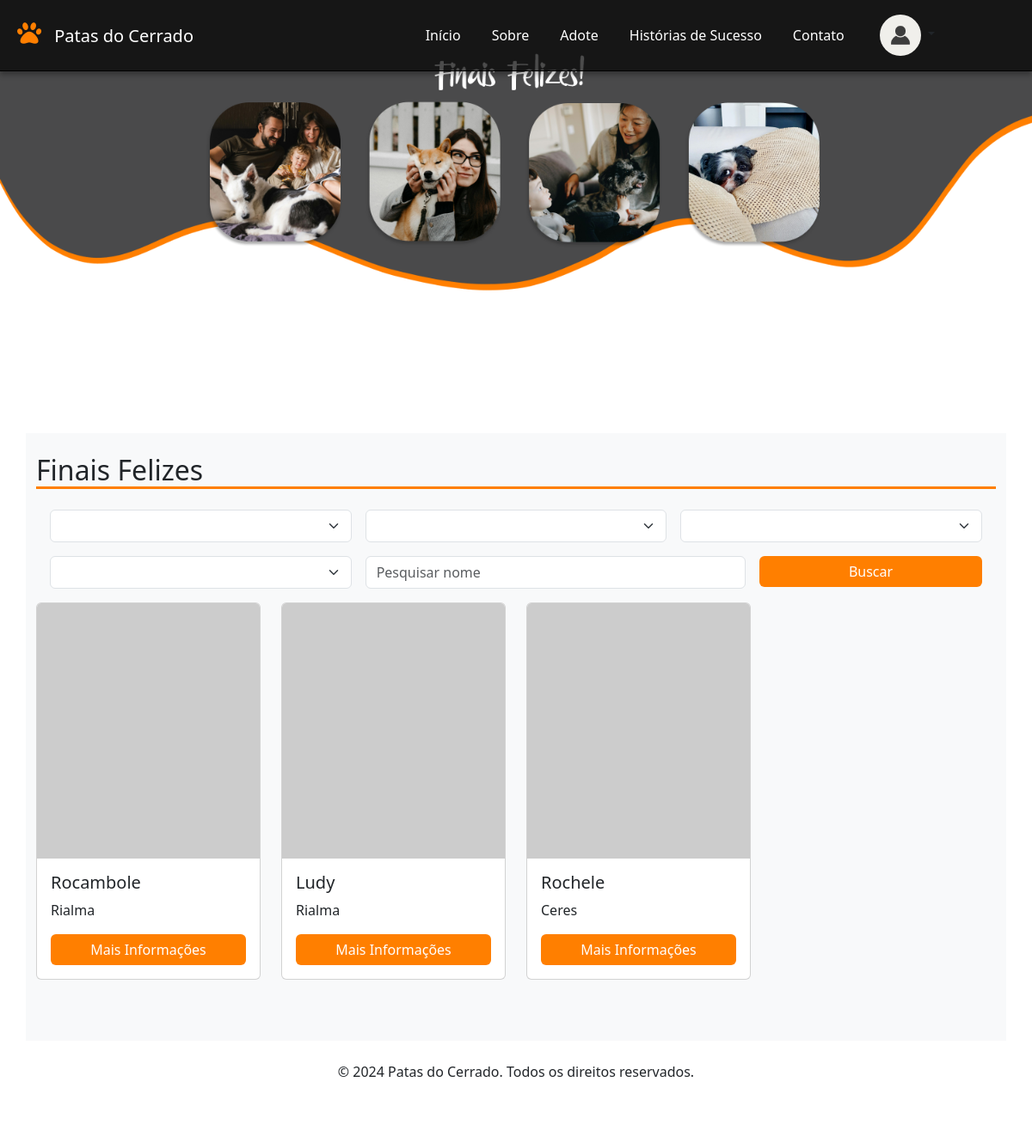
Screenshot of /FinaisFelizes (signed in) with the database file from the repository.
### tables this page shows
CREATE TABLE IF NOT EXISTS `animal` (
    `ID` INT NOT NULL AUTO_INCREMENT,
    `nome` VARCHAR(100) NOT NULL,
    `foto` BLOB NULL,
    `descricao` VARCHAR(200) NULL,
    `usuario_ID` INT NOT NULL,
    `cidade_ID` INT NOT NULL,
    `porte_ID` INT NOT NULL,
    `idade_ID` INT NOT NULL,
    `especie_ID` INT NOT NULL,
    `genero_ID` INT NOT NULL,
    `animalcol` VARCHAR(45) NULL,
    `statusAdocao_ID` INT NOT NULL,
    PRIMARY KEY (`ID`),
    CONSTRAINT `fk_animal_usuario1`
        FOREIGN KEY (`usuario_ID`)
        REFERENCES `usuario` (`ID`)
        ON DELETE NO ACTION
        ON UPDATE NO ACTION,
	CONSTRAINT `fk_animal_cidade`
        FOREIGN KEY (`cidade_ID`)
        REFERENCES `cidade` (`ID`)
        ON DELETE NO ACTION
        ON UPDATE NO ACTION,
    CONSTRAINT `fk_animal_porte1`
        FOREIGN KEY (`porte_ID`)
        REFERENCES `porte` (`ID`)
        ON DELETE NO ACTION
        ON UPDATE NO ACTION,
    CONSTRAINT `fk_animal_idade1`
        FOREIGN KEY (`idade_ID`)
        REFERENCES `idade` (`ID`)
        ON DELETE NO ACTION
        ON UPDATE NO ACTION,
    CONSTRAINT `fk_animal_especie1`
        FOREIGN KEY (`especie_ID`)
        REFERENCES `especie` (`ID`)
        ON DELETE NO ACTION
        ON UPDATE NO ACTION,
    CONSTRAINT `fk_animal_genero1`
        FOREIGN KEY (`genero_ID`)
        REFERENCES `genero` (`ID`)
        ON DELETE NO ACTION
        ON UPDATE NO ACTION,
    CONSTRAINT `fk_animal_statusAdoção1`
        FOREIGN KEY (`statusAdocao_ID`)
        REFERENCES `statusAdocao` (`ID`)
        ON DELETE NO ACTION
        ON UPDATE NO ACTION);

CREATE TABLE IF NOT EXISTS `cidade` (
	`ID` INT NOT NULL AUTO_INCREMENT,
	`nome` VARCHAR(100) NOT NULL,
	PRIMARY KEY (`ID`));

### Controller/FinaisFelizes.php (called while the page is built, shortened)
<?php
    class FinaisFelizes extends Controller{
        public function index(){
            $animais = new Animal();
            $form = new Formulario();
            $data['especies'] = $form->listarTabela('especie');
            $data['generos'] = $form->listarTabela('genero');
            $data['portes'] = $form->listarTabela('porte');
            $data['cidades'] = $form->listarTabela('cidade');
            $join = "cidade ON animal.cidade_ID = cidade.ID";
            $order = "animal.ID DESC";
            $fields = "animal.ID, animal.nome AS 'animalNome', cidade.nome AS 'cidadeNome'";
            $where['animal.statusAdocao_ID'] = "statusAdocao_ID = 2";
            $where = implode(" AND ", $where);
            $data['animais'] = $animais->select($join, $where, $order, null, $fields);
            $this->view('finaisfelizes', $data);
        }
    }

### Core/App.php (called while the page is built, shortened)
<?php
    class App{
        private $method = "index";
        private function separarURL(){
            $URL = $_GET['url'] ?? 'home';
            $URL = explode("/", trim($URL, "/"));
            return $URL;
        }
        public function carregarController(){
            $URL = $this->separarURL();
            $controller = new $this->controller;
            call_user_func_array([$controller, $this->method], $URL);
        }
    }

### index.php (called while the page is built, shortened)
<?php
    $app = new App;
    $app->carregarController();

### Core/Database.php (called while the page is built, shortened)
<?php
    Trait Database{
        private $connection;
        private function connect(){
            try{
                $db = "mysql:hostname=".DB_host.";dbname=".DB_name;
                $this->connection = new PDO($db, DB_user, DB_password);
                $this->connection->setAttribute(PDO::ATTR_ERRMODE,PDO::ERRMODE_EXCEPTION);
              }catch(PDOException $e){
                die('ERROR: '.$e->getMessage());
              }
        }
        public function query($query, $data = []){
                $stm = $this->connection->prepare($query);
                $check = $stm->execute($data);
                if($check){
                    $result = $stm->fetchAll(PDO::FETCH_OBJ);
                    if(is_array($result) && count($result)){
                        return $result;
                    }
                }
                return [];
        }
    }

### Core/Model.php (called while the page is built, shortened)
<?php
    class Model{
        protected $table;
        public function select($join = null, $where = null, $order = null, $limit = null,$fields = '*'){
            @$join = strlen($join) ? 'INNER JOIN '.$join : '';
            @$where = strlen($where) ? 'WHERE '.$where : '';
            @$order = strlen($order) ? 'ORDER BY '.$order : '';
            @$limit = strlen($limit) ? 'LIMIT '.$limit : '';
            $query = 'SELECT '.$fields.' FROM '.$this->table.' '.$join.' '.$where.' '.$order.' '.$limit;
            return $this->query($query);
        }
    }

### View/finaisfelizes.view.php (the view, shortened to what this page needs)
<!DOCTYPE html>
    <html lang="en">
        <head>
            <link href="assets/css/bootstrap/css/bootstrap.min.css" rel="stylesheet">
            <link href="https://cdnjs.cloudflare.com/ajax/libs/font-awesome/5.15.4/css/all.min.css" rel="stylesheet">
            <link href="assets/css/dropdown.css" rel="stylesheet">
        </head>
        <body>
            <?php
                if(!empty($_SESSION['USUARIO'])){
                    include ("View/header/navLogado.php");
                }else{
                    include ("View/header/nav.php");
                }
            ?>
            <div>
                <br><br><br><br><br><br><br><br><br><br><br><br><br><br><br><br><br><br><br><br><br>
            </div>
            <div class="container pt-4 pb-5 bg-light">
                <h2>
                    Finais Felizes
                </h2>
                <div class="container-fluid p-3">
                    <div class="row">
                        <form id="animaisAdotarForm" class="d-flex center" method="POST">
                            <div class="row g-3">
                                <div class="form-group col-4">
                                    <select class="form-select" id="especie_ID" name="especie_ID" form="animaisAdotarForm">
                                    </select>
                                </div>
                                <div class="form-group col-4">
                                    <select class="form-select" id="genero_ID" name="genero_ID" form="animaisAdotarForm">
                                    </select>
                                </div>
                                <div class="form-group col-4">
                                    <select class="form-select" id="porte_ID" name="porte_ID" form="animaisAdotarForm">
                                    </select>
                                </div>
                                <div class="form-group col-4">
                                    <select class="form-select" id="cidade_ID" name="cidade_ID" form="animaisAdotarForm">
                                    </select>
                                </div>
                                <div class="form-group col-5">
                                    <input form="animaisAdotarForm" class="form-control" name="pesquisa" id="pesquisa" type="search" value="" placeholder="Pesquisar nome" aria-label="Search">
                                </div>
                                <div class="col-3">
                                    <button class="btn btn-primary col-12" type="submit">Buscar</button>
                                </div>
                            </div>
                        </form>
                    </div>
                </div>
                <div class="row">
                    <?php
                        if(!empty($animais)){
                            foreach($animais as $x){
                            ?>
                                <div class="col-sm-12 col-md-6 col-lg-3">
                                    <div class="card" style="width: 100%">
                                        <img src="https://via.placeholder.com/400x300" class="card-img-top" alt="Pet 1">
                                        <div class="card-body">
                                            <h5 class="card-title">
                                                <?php
                                                    echo $x->animalNome;
                                                ?>
                                            </h5>
                                            <p class="card-text">
                                                <?php
                                                    echo $x->cidadeNome;
                                                ?>
                                            </p>
                                            <a href="adopt?pet=rex" class="btn btn-primary">Mais Informações</a>
                                        </div>
                                    </div>
                                </div>
                            <?php
                            }
                        }else{
                            ?>
                                <h4>Não há animais cadastrados</h4>
                            <?php
                        }
                    ?>
                </div>
            </div>
            <footer class="footer py-4 mt-auto">
                <div class="container text-center">
                    <p>&copy; 2024 Patas do Cerrado. Todos os direitos reservados.</p>
                    <div class="social-icons">
                        <a href="#" class="text-white mr-3"><i class="fab fa-facebook-f"></i></a>
                        <a href="#" class="text-white mr-3"><i class="fab fa-twitter"></i></a>
                        <a href="#" class="text-white"><i class="fab fa-instagram"></i></a>
                    </div>
                </div>
            </footer>
        </body>
    </html>

### View/finaisfelizes.view.php (style rules this page uses)
body { background-image: url("assets/imagens/Fundo/fundofinaisfelizes.png"); background-repeat: no-repeat; background-size: contain; }
.card { display: flex; flex-direction: column; height: 95%; }
.card img { height: 20rem; object-fit: cover; }
.card-body { flex-grow: 1; display: flex; flex-direction: column; justify-content: space-between; }
.btn-primary { background-color: #ff7f00; border: none; transition: background-color 0.3s ease; }
h2 { border-bottom: solid; border-color: #ff7f00; }

### rows the page displays
animal: nome "Rocambole", cidade_ID.nome "Rialma"
animal: nome "Ludy", cidade_ID.nome "Rialma"
animal: nome "Rochele", cidade_ID.nome "Ceres"
